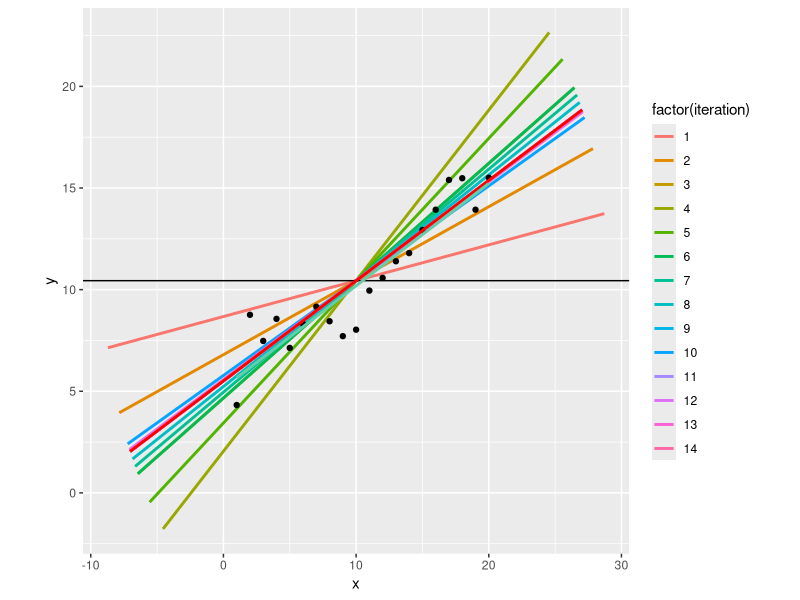

Write R code to recreate this figure.
## Load Library
#library(matlib)
library(ggplot2)
library(tidyverse)
library(RColorBrewer)

## Generate Data
set.seed(342243)
n <- 20
x <- rnorm(n = n, mean = 1:20, sd = 0.3)
e <- rnorm(n = n, sd = 1)
a <- 5
b <- 0.5
gen_norm_obs <- a + b*x + e

num_obs <- 1:length(gen_norm_obs)
tbl_beob <- tibble(x = num_obs, y = gen_norm_obs)

## Gernerate horizontal line
mean_obs <- mean(gen_norm_obs)
tbl_horiz_line <- tibble(x = num_obs, y = rep(mean_obs, length(num_obs)))

## Initialize start error vector
error1 <- sum((tbl_beob$y - tbl_horiz_line$y)^2)

## Function to calculate hypothenuse
hypo_cal <- function(dataframe_to_calc) {
  # take first and last observation of the horizontal line
  first_obsv <- dataframe_to_calc[1,]
  last_obsv <- tail(dataframe_to_calc, n=2)[2,]
  
  # calculate Pythogoras
  distance <- last_obsv - first_obsv
  distance_quad_sum <- sum(distance^2)
  hypothenuse <- sqrt(distance_quad_sum)
}

## Function to calculate angle
angle_cal <- function(dataframe_to_calc) {
  # take first and last observation of the horizontal line
  first_obsv <- dataframe_to_calc[1,]
  last_obsv <- tail(dataframe_to_calc, n=2)[2,]
  
  # calculate Pythogoras
  distance <- last_obsv - first_obsv
  
  # calculate alpha
  alpha <- atan(distance$y / distance$x)
  alpha_grad <- alpha / pi * 180
}

## Function to calculate m and intercept
m_inter_func <- function(df) {
  m <- diff(df$y) / diff(df$x)
  intercept <- mean_point[1] - m * mean_point[2]
  tibble(m = m, intercept = intercept)
}

## Function to calculate errors
error_func <- function(m, intercept, beobachtungen) {
  sum_errors <- sum((beobachtungen[, 2] - lapply(list(beobachtungen[, 1]), function(x) x * as.double(m$m) + as.double(intercept$intercept)))^2)
}

## Loop
iteration_count <- 0
int_distance <- 10
mean_point = c(length(num_obs)/2, mean_obs)
Results_Linear_Regression <- tibble(intercept = numeric(), m = numeric(), x1 = numeric(), y1 = numeric(), x2 = numeric(), y2 = numeric(), sum_errors = numeric(), angle = numeric(), best_error = numeric(), revert_flag = numeric(), iteration = numeric())
revert_flag = FALSE

while (TRUE && iteration_count <= 30) {
  iteration_count = iteration_count + 1
  if (iteration_count == 1) {
    hypothenuse <- hypo_cal(tbl_horiz_line)
    angle_calc <- angle_cal(tbl_horiz_line)
    angle_chang <- angle_calc + int_distance
  }
  else if (error1 > sum_errors && !revert_flag) {
    error1 = sum_errors
    angle_chang <- angle_chang + int_distance
  }
  else if (error1 > sum_errors && revert_flag) {
    error1 = sum_errors
    angle_chang <- angle_chang - int_distance
  }
  else if (error1 <= sum_errors && !revert_flag) {
    revert_flag = TRUE
    if (int_distance >= 0.1) {
      int_distance <- int_distance / 2
    }
    angle_chang <- angle_chang - int_distance
  }
  else if (error1 <= sum_errors && revert_flag) {
    if (int_distance >= 0.1) {
      int_distance <- int_distance / 2
      revert_flag = FALSE
      angle_chang <- min(Results_Linear_Regression %>% filter(sum_errors == min(sum_errors)) %>% select(angle))
    } else {
      print(Results_Linear_Regression %>% top_n(-1, sum_errors))
      break
    }
  }
  
  # calculate new ankathete and gegenkathete
  alpha <- angle_chang * pi / 180
  b <- cos(alpha) * hypothenuse
  a <- sin(alpha) * hypothenuse
  
  # calculate new coordinates
  x_coordinates <- c(mean_point[1] + b, mean_point[1] - b)
  y_coordinates <- c(mean_point[2] + a, mean_point[2] - a)
  
  # generate tibble
  tbl_new_coordinates <- tibble(x = x_coordinates, y = y_coordinates)
  
  # calculate m and intercept
  m_inter <- m_inter_func(tbl_new_coordinates)
  
  # calculate errors
  sum_errors <- error_func(m_inter[1,1], m_inter[1,2], tbl_beob)

  # Save in tibble  
  Results_Linear_Regression <- add_row(Results_Linear_Regression, intercept = as.double(m_inter$intercept), m = as.double(m_inter$m), x1 = as.double(tbl_new_coordinates[1,1]), y1 = as.double(tbl_new_coordinates[1,2]), x2 = as.double(tbl_new_coordinates[2,1]), y2 = as.double(tbl_new_coordinates[2,2]), sum_errors = as.double(sum_errors), angle = angle_chang, best_error = error1, revert_flag = as.integer(revert_flag), iteration = iteration_count)
}

## Plotting everything
plot_regression_problem <- ggplot() 

for (i in 1: nrow(Results_Linear_Regression)) {
  new_data <- tibble(x = numeric(), y = numeric(), iteration = numeric())
  new_data[1,1:2] <- Results_Linear_Regression[i,3:4]
  new_data[2,1:2] <- Results_Linear_Regression[i,5:6]
  new_data[,3] <- Results_Linear_Regression[i,11]
  plot_regression_problem <- plot_regression_problem + geom_line(data = new_data, aes(x = x, y = y, group = factor(iteration), col = factor(iteration)), size = 1) 
}

# Define perfect (LM-Model of R) and best_line (of our Model)
best_line <- Results_Linear_Regression %>% top_n(-1, sum_errors)
best_line_p <- tibble(x = numeric(), y = numeric()) 
best_line_p[1,] <- best_line[1, 3:4]
best_line_p[2,] <- best_line[1, 5:6]
perfect_line <- lm(data = tbl_beob)

# Define the number of colors you want
#nb.cols <- nrow(Results_Linear_Regression) + 1

plot_regression_problem <- plot_regression_problem + 
  geom_point(data = tbl_beob, aes(x = x, y = y)) +
  geom_hline(yintercept = mean_obs) + 
  geom_line(data = best_line_p, aes(x = x, y= y), col = "red", size = 1) +
  geom_smooth(formula = y~x, method = lm, data = tbl_beob, aes(x, y), se = FALSE, col = "aquamarine3") +
  theme(aspect.ratio=1) 

print(plot_regression_problem)

# Test Regression to validate
test <- lm(data = tbl_beob, y~x)
sum(test$residuals^2)

